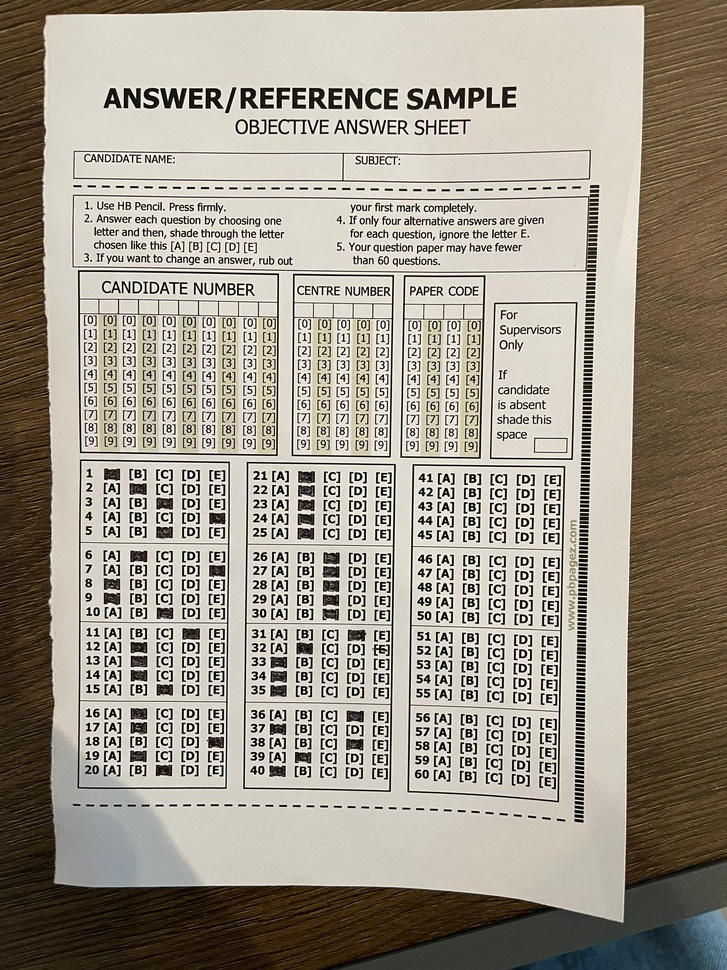
#> input picture images/answer_sheet_one.jpg, 727 x 970 px, shrunk from 1920 x 2560 before the run, found by its file name
$ python preprocessing.py
#> lines starting #> are read from the running program, lines starting #| are printed output that depends on the picture; after the words box and inside, x2 and y2 are one past the last pixel; in counts of white or black regions, pixels touching at a corner belong together
import cv2
import numpy as np

def preprocess_image(image_path):
    # Load the scanned image
#> called with image_path = 'images/answer_sheet_one.jpg'
    image = cv2.imread(image_path)
#> image is the input picture: shape (970, 727, 3); mean B, G, R 139.4, 152.1, 159.5
    gray = cv2.cvtColor(image, cv2.COLOR_BGR2GRAY)

    # Step 1: Histogram Equalization
    equalized = cv2.equalizeHist(gray)

    # Step 2: Adaptive Thresholding
    adaptive_thresh = cv2.adaptiveThreshold(
        equalized,
        200,
        cv2.ADAPTIVE_THRESH_GAUSSIAN_C,
        cv2.THRESH_BINARY_INV,
        11,
        2
    )
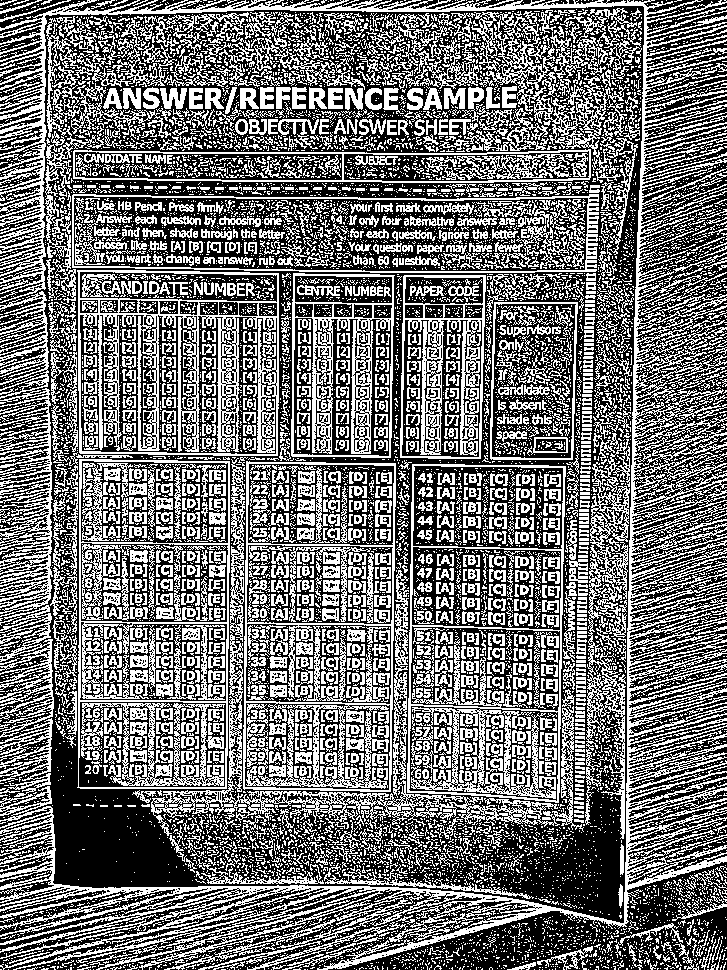
#> adaptive_thresh: shape (970, 727); values 0 (black) and 200 (white), 44.3% white in thin lines or dots

    # Step 3: Shadow Removal
    dilated = cv2.dilate(adaptive_thresh, np.ones((5, 5), np.uint8))
#> dilated: shape (970, 727); values 0 (black) and 200 (white), 97.9% white; 421 black regions (396 under 20 px), largest, box (x1, y1, x2, y2) and area: (52, 735, 196, 886) 9529, (554, 818, 623, 919) 1985, (528, 846, 576, 893) 332
    bg_img = cv2.medianBlur(dilated, 21)
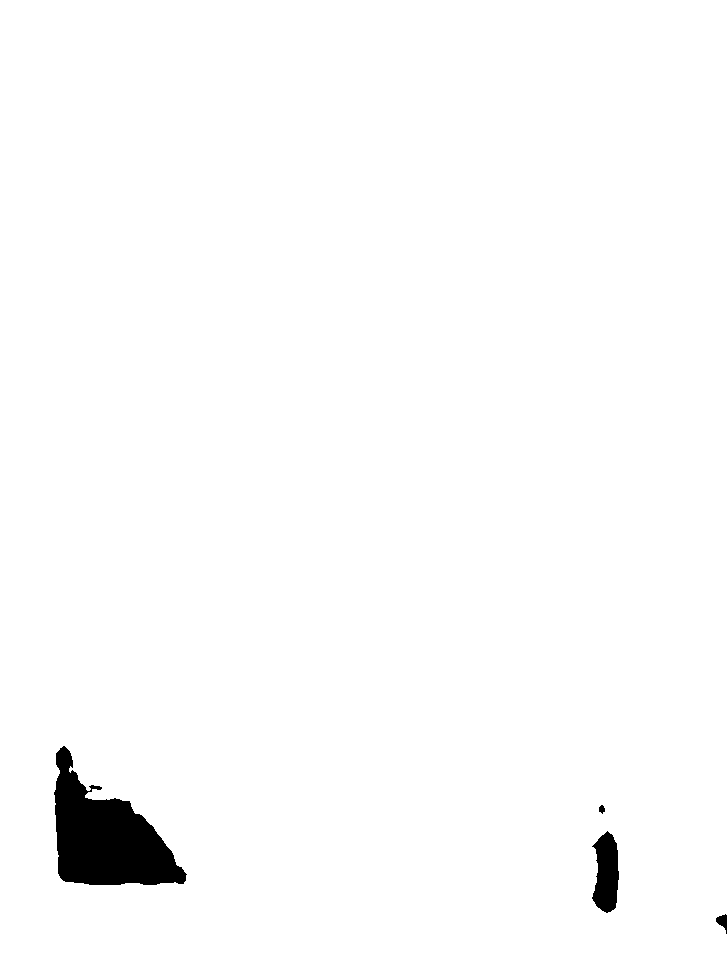
#> bg_img: shape (970, 727); values 0 (black) and 200 (white), 98.4% white; 4 black regions, box (x1, y1, x2, y2) and area: (54, 746, 187, 885) 9871, (592, 831, 619, 913) 1609, (716, 914, 727, 934) 116, (599, 805, 605, 814) 38
    diff_img = 255 - cv2.absdiff(gray, bg_img)
    shadow_removed = cv2.normalize(diff_img, None, alpha=0, beta=255, norm_type=cv2.NORM_MINMAX)
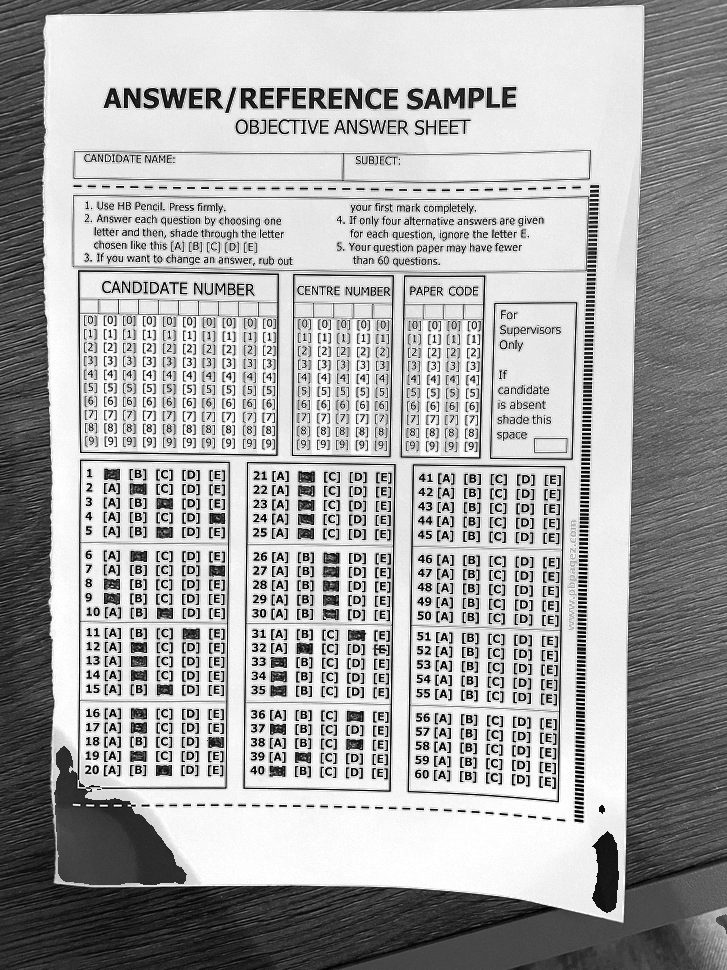
#> shadow_removed: shape (970, 727); min 0, max 255, mean 167.7

    # Step 4: Illumination Correction
    corrected = cv2.normalize(equalized, None, alpha=0, beta=255, norm_type=cv2.NORM_MINMAX)

    # Step 5: Noise Reduction
    blurred = cv2.GaussianBlur(corrected, (5, 5), 0)
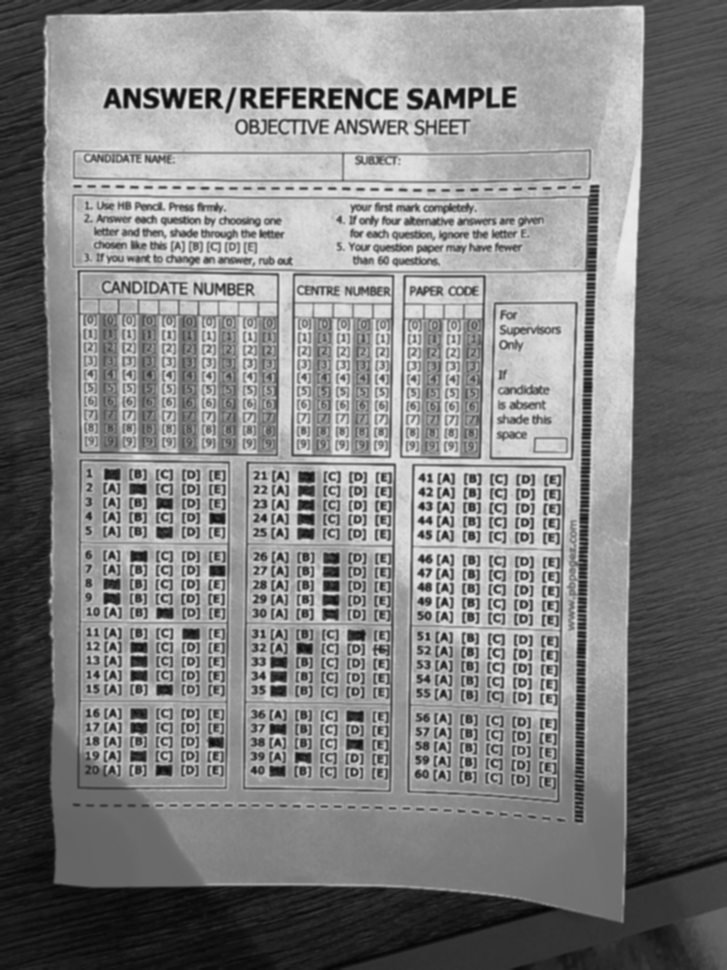
#> blurred: shape (970, 727); min 4, max 235, mean 128.7
    binary_image = cv2.threshold(blurred, 0, 255, cv2.THRESH_BINARY_INV + cv2.THRESH_OTSU)[1]
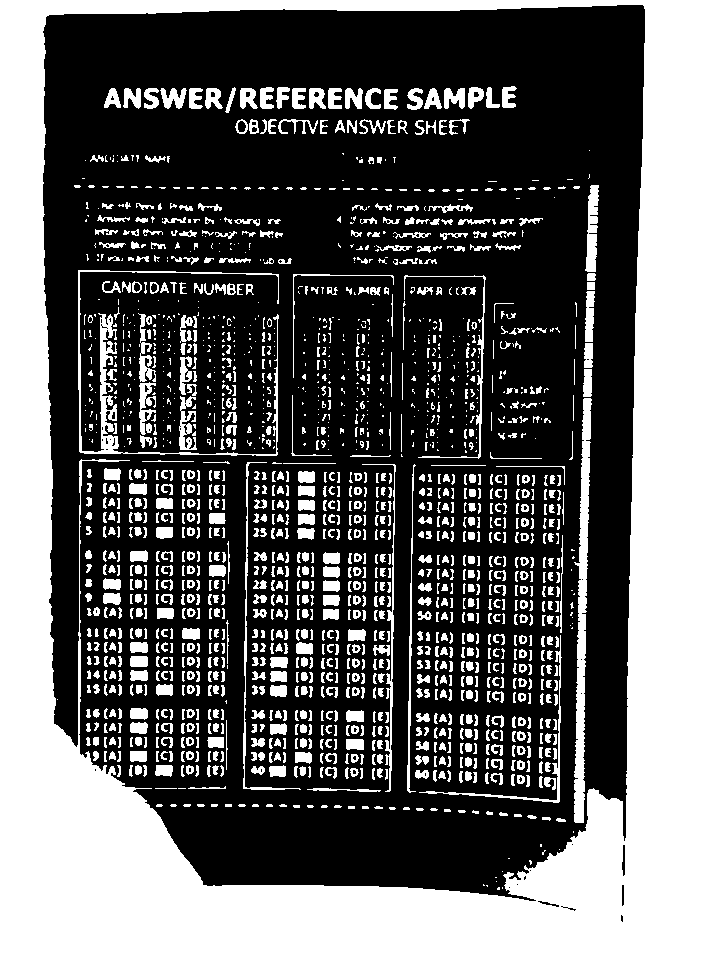
#> binary_image: shape (970, 727); 40.2% white; 1805 white regions (630 under 20 px), largest, box (x1, y1, x2, y2) and area: (0, 0, 727, 970) 213245, (574, 398, 592, 823) 3616, (78, 270, 279, 456) 2848

    # Step 6: Edge Detection
    edges = cv2.Canny(binary_image, 50, 150, apertureSize=3)
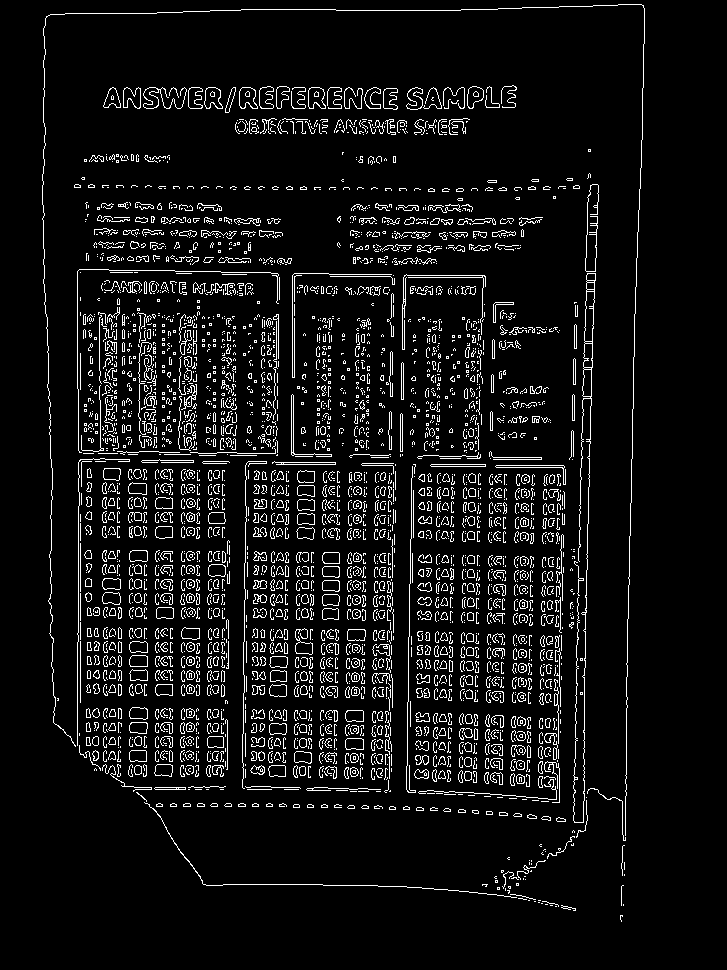
#> edges: shape (970, 727); 7.1% white in thin lines or dots, all inside (x1, y1, x2, y2) = (42, 4, 645, 922)

    # Step 7: Contour Finding
    contours, _ = cv2.findContours(edges, cv2.RETR_EXTERNAL, cv2.CHAIN_APPROX_SIMPLE)
#> contours = 3288 contours, 3008 with area under 20; largest, box (x1, y1, x2, y2) and area: (573, 273, 596, 823) 1028, (239, 87, 258, 109) 290, (308, 87, 326, 109) 284, (204, 87, 223, 109) 278, (123, 87, 141, 109) 256

    # Find the largest contour which should be the exam sheet
    contour = max(contours, key=cv2.contourArea)
#> contour = contour of 560 points, box (x1, y1, x2, y2) (573, 273, 596, 823), area 1028

    # Step 8: Perspective Transformation
    epsilon = 0.02 * cv2.arcLength(contour, True)
#> epsilon = 41.91
    approx = cv2.approxPolyDP(contour, epsilon, True)
#> approx = [[595, 273], [574, 822]]

    if len(approx) == 4:
        pts = approx.reshape(4, 2)
        rect = np.zeros((4, 2), dtype="float32")

        # Order points in clockwise order: top-left, top-right, bottom-right, bottom-left
        s = pts.sum(axis=1)
        rect[0] = pts[np.argmin(s)]
        rect[2] = pts[np.argmax(s)]

        diff = np.diff(pts, axis=1)
        rect[1] = pts[np.argmin(diff)]
        rect[3] = pts[np.argmax(diff)]

        (tl, tr, br, bl) = rect

        # Compute the width and height of the new image
        widthA = np.linalg.norm(br - bl)
        widthB = np.linalg.norm(tr - tl)
        maxWidth = max(int(widthA), int(widthB))

        heightA = np.linalg.norm(tr - br)
        heightB = np.linalg.norm(tl - bl)
        maxHeight = max(int(heightA), int(heightB))

        # Destination points for the perspective transform
        dst = np.array([[0, 0], [maxWidth - 1, 0], [maxWidth - 1, maxHeight - 1], [0, maxHeight - 1]], dtype="float32")

        # Compute the perspective transform matrix and apply it
        M = cv2.getPerspectiveTransform(rect, dst)
        warped = cv2.warpPerspective(image, M, (maxWidth, maxHeight))

        # Convert the warped image to grayscale and binarize it
        gray_warped = cv2.cvtColor(warped, cv2.COLOR_BGR2GRAY)
        blurred_warped = cv2.GaussianBlur(gray_warped, (5, 5), 0)
        binary_warped = cv2.threshold(blurred_warped, 0, 255, cv2.THRESH_BINARY_INV + cv2.THRESH_OTSU)[1]

        return binary_warped
    else:
        print("Could not find the document edges. Ensure the exam sheet is fully visible in the image.")
        return None

# Load and preprocess the image
image_path = 'images/answer_sheet_one.jpg'
processed_image = preprocess_image(image_path)

# Display the output
if processed_image is not None:
    cv2.imshow('Processed Image', processed_image)
    cv2.waitKey(0)
    cv2.destroyAllWindows()

$ run again, with images/answer_sheet_four.jpg copied over images/answer_sheet_one.jpg
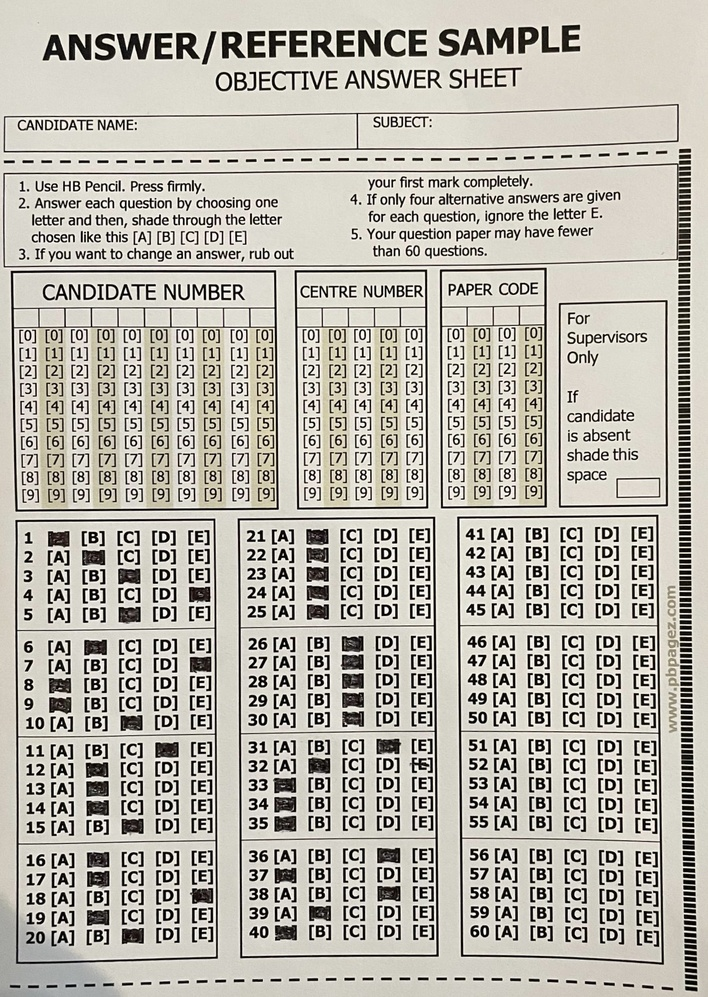
#> input picture images/answer_sheet_four.jpg, 708 x 997 px, shrunk from 1414 x 1990 before the run, found by its file name
#> in preprocess_image, image is the input picture: shape (997, 708, 3); mean B, G, R 172.6, 181.9, 185.4
#> in preprocess_image, `adaptive_thresh = cv2.adaptiveThreshold( equalized, 200, cv2.ADAPTIVE_..`:
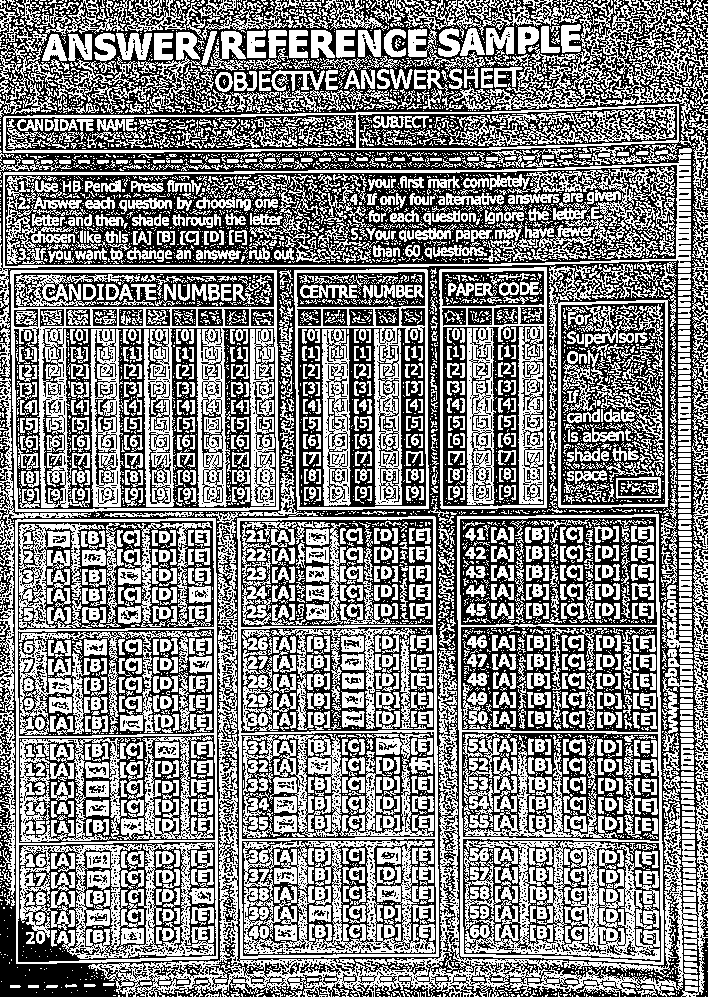
#> adaptive_thresh: shape (997, 708); values 0 (black) and 200 (white), 51.6% white; black in thin lines or dots
#> dilated: shape (997, 708); values 0 (black) and 200 (white), 99.4% white; 271 black regions (260 under 20 px), largest, box (x1, y1, x2, y2) and area: (0, 957, 112, 997) 2069, (0, 907, 14, 957) 484, (25, 940, 49, 960) 201
#> bg_img: shape (997, 708); values 0 (black) and 200 (white), 99.6% white; 1 black region, box (x1, y1, x2, y2) and area: (0, 910, 109, 997) 3147
#> binary_image: shape (997, 708); 45.4% white; 1430 white regions (347 under 20 px), largest, box (x1, y1, x2, y2) and area: (0, 148, 708, 997) 154074, (294, 269, 429, 510) 11309, (439, 267, 547, 509) 10891
#> in preprocess_image, `edges = cv2.Canny(binary_image, 50, 150, apertureSize=3)`:
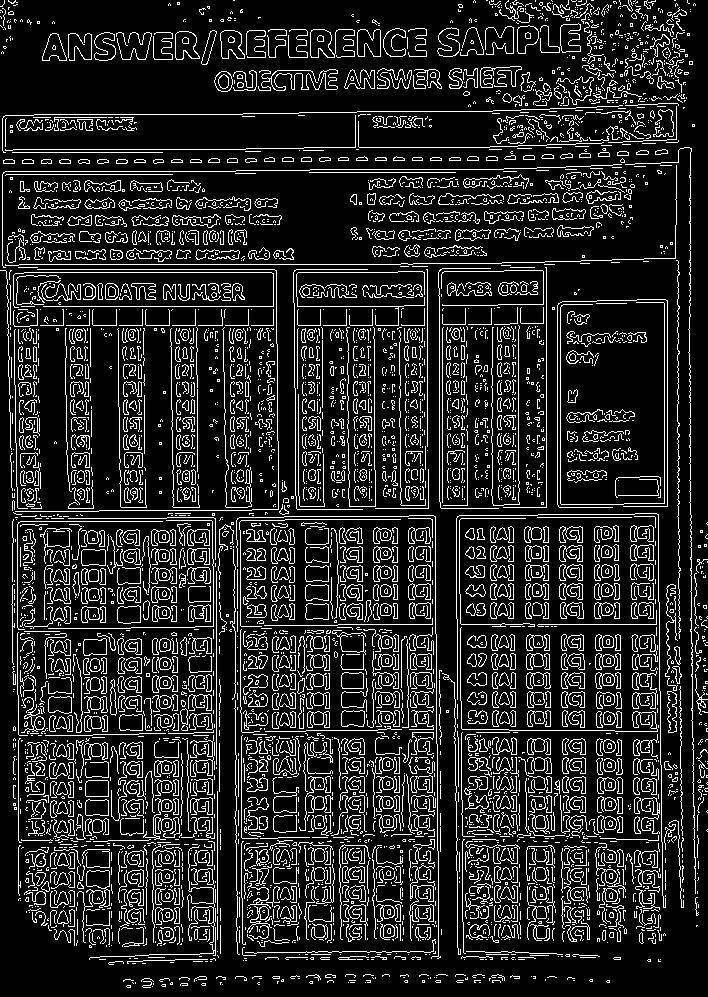
#> edges: shape (997, 708); 14.9% white in thin lines or dots
#> contours = 4544 contours, 4123 with area under 20; largest, box (x1, y1, x2, y2) and area: (310, 29, 355, 58) 522, (175, 31, 200, 60) 508, (220, 30, 245, 59) 507, (357, 29, 381, 57) 496, (40, 528, 72, 564) 440
#> contour = contour of 91 points, box (x1, y1, x2, y2) (310, 29, 355, 58), area 522
#> epsilon = 7.26
#> approx = contour of 15 points, box (x1, y1, x2, y2) (311, 29, 355, 58), area 472
